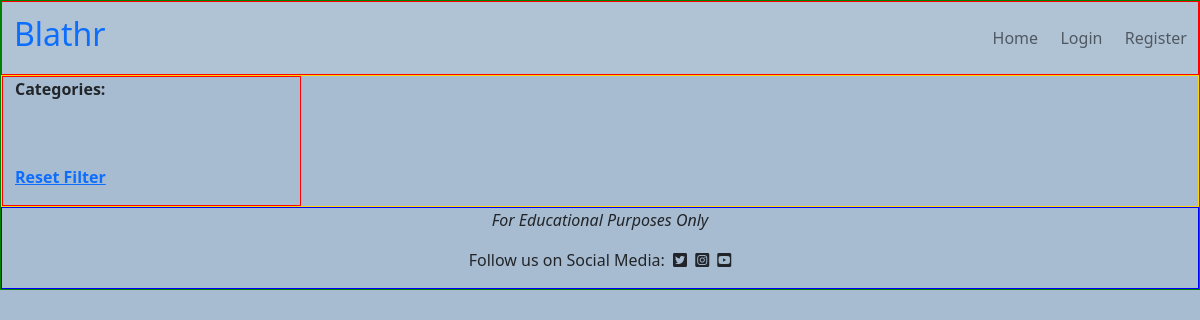
Page /filtered/2 on the earlier database version.
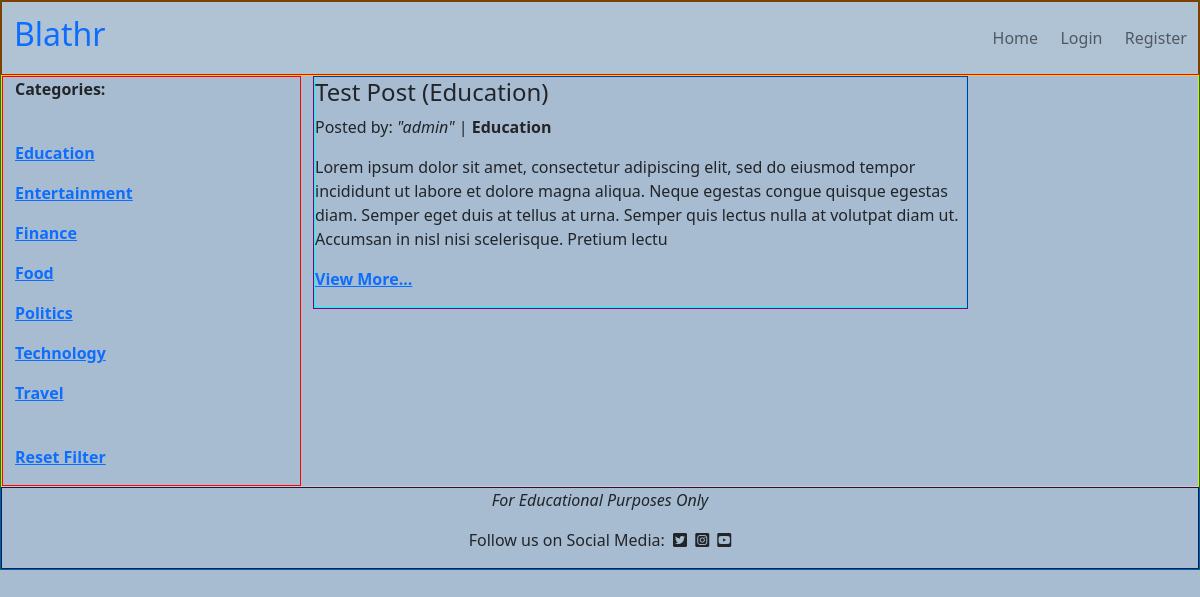
Same page on the later database version.
### posts/models.py (models this page shows, shortened)
class Category(models.Model):
    category_id = models.AutoField(primary_key=True)
    name = models.CharField(max_length=20, unique=True, null=False)
    def __str__(self):
        return self.name
    class Meta:
        verbose_name_plural = 'categories'
        ordering = ('name',)

class Post(models.Model):
    post_id = models.AutoField(primary_key=True)
    title = models.CharField(max_length=200, unique=True, blank=False,
                             null=False)
    author = models.ForeignKey(User, on_delete=models.CASCADE)
    created_date = models.DateTimeField(auto_now_add=True)
    content = models.TextField()
    category = models.ForeignKey(Category, on_delete=models.CASCADE)
    status = models.IntegerField(choices=STATUS, default=0)

### posts/views.py (the view)
# urls.py: path('filtered/<category_id>', filtered_list, name='filtered_list'),
def filtered_list(request, category_id):
    category_list = Category.objects.all()
    post_list = Post.objects.filter(category_id=category_id).order_by('-created_date')
    return render(request, 'index.html', {'post_list': post_list,
                                          'category_list': category_list})

### templates/index.html (shortened to what this page needs)
{% extends 'base.html' %}
{% block content %}
<div class="row" id="body-row">
    <div class="col-md-3" id="category-col">
        <p><strong>Categories:</strong></p><br>
        {% for category in category_list %}
        <p><a href="{% url 'filtered_list' category.category_id %}"><strong>{{ category.name }}</strong></a></p>
        {% endfor %}
        <br>
        <p><a href="{% url 'home' %}"><strong>Reset Filter</strong></a></p>
    </div>
    <div class="col-md-9">
        {% for post in post_list %}
        {% if post.status == 1 %}
        <div class="col-12 col-md-9">
            <div class="post-card">
                <div class="post-card-body">
                    <h4>{{ post.title }}</h4>
                    <p>Posted by: <em>"{{ post.author }}"</em> | <strong>{{ post.category }}</strong></p>
                    <p>{{ post.content | safe | slice:":300"}}</p>
                    <p><strong><a href="{% url 'post_detail' post.post_id %}">View More...</a></strong></p>
                </div>
            </div>
        </div>
        {% endif %}
        {% endfor %}
    </div>
</div>
{% endblock %}

Differences in the rows shown:
added Category: name "Education"
added Category: name "Entertainment"
added Category: name "Finance"
added Category: name "Food"
added Category: name "Politics"
added Category: name "Technology"
added Category: name "Travel"
added Post: title "Test Post (Education)", author "admin", category "Education", content "Lorem ipsum dolor sit amet, consectetur adipiscing elit, sed do eiusmod tempor incididunt ut labore et dolore magna aliqua. Neque egestas congue quisque egestas diam. Semper eget duis at tellus at urna. Semper quis lectus nulla at volutpat diam ut. Accumsan in nisl nisi scelerisque. Pretium lectu"
